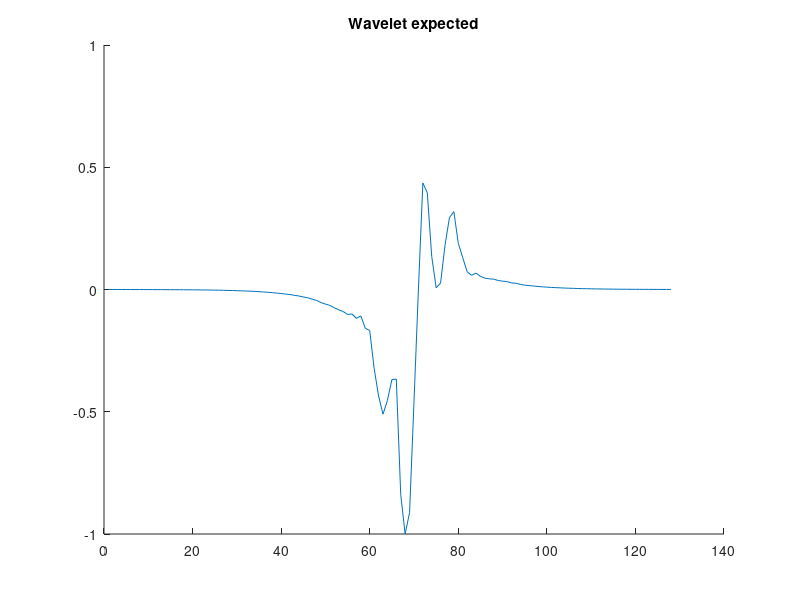

Source code (MATLAB):
waveletExpected = [0.019322079 0.012554984 0.005885306 -0.000671839 -0.007175236 -0.013779409 -0.020660665 -0.027800681 -0.035431087 -0.043570414 -0.052377116 -0.061995585 -0.072623231 -0.084209926 -0.097251996 -0.111736834 -0.127944946 -0.145994306 -0.166607574 -0.189281702 -0.215428412 -0.244654015 -0.277458847 -0.314262152 -0.357333958 -0.403885633 -0.458017558 -0.518104732 -0.587242365 -0.663104713 -0.755634487 -0.84940052 -0.964251816 -1.093648314 -1.243095875 -1.400389194 -1.594273686 -1.793315053 -2.035127163 -2.303975105 -2.602898359 -2.877584457 -3.342795849 -3.69749403 -4.264174461 -4.721249104 -5.551041126 -6.249576569 -7.467254162 -8.349274635 -9.081134796 -10.43216228 -11.62509251 -12.58404732 -14.25887394 -13.99946404 -16.52147865 -15.08329678 -22.10050201 -23.49255371 -45.11600494 -60.86043549 -71.27694702 -63.40471268 -51.55635834 -51.17304611 -117.1867523 -139.7748871 -127.4708786 -64.00489807 0.307118744 60.92036057 55.30944061 18.97298622 1.004962802 3.632177353 25.26402092 41.09282684 44.51229477 26.41497993 18.2532959 10.15377903 8.138824463 9.381646156 7.53448534 6.485860825 6.111604214 5.917312145 5.160083294 4.777605534 4.49775362 3.773621321 3.566401482 2.958048344 2.488067865 2.22142601 2.004015923 1.722438812 1.5282377 1.362329483 1.189235687 1.073856473 0.956122458 0.826020956 0.739469945 0.657148659 0.575150967 0.506319582 0.449510634 0.393026412 0.348900914 0.308705211 0.270048887 0.238370016 0.21120128 0.184916437 0.162525311 0.142909303 0.124751188 0.108941145 0.095040806 0.081943311 0.070494346 0.060263082 0.050690223 0.041966397 0.034001753 0.02643013];

reflectivity = [0 0 -0.002520927 0.059592243 0.032521963 0.008434446 -0.002022612 -0.006541095 -0.049511563 -0.053242601 -0.023340885 0.075489916 0.046341144 -0.015199308 0.005038367 -0.032028176 -0.033388454 0.029626912 0.001579659 -0.009063697 0.029338399 0.045072578 -0.021830905 -0.017165918 0.029578527 0.026469223 -0.01907677 -0.031069955 0.005279546 0.003418616 -0.03532882 0.001278824 0.048091922 0.002750556 -0.017770298 -0.029332971 0.017570078 0.009933985 -0.021025896 0.010027051 0.045213152 -0.072906129 -0.118634954 0.129523009 0.06008108 -0.018997509 -0.018084675 -0.014204856 0.007532171 -0.003569209 0.016254405 0.038737606 -0.002566617 -0.014596152 0.00044549 0.019000856 -0.006007635 -0.016322816 0.022987546 0.010590091 -0.094279639 -0.054811392 0.076088011 0.049001582 -0.008157439 -0.003175833 0.014687344 -0.002280862 -0.00403501 0.028707834 0.01482662 -0.028346112 -0.018132629 0.025048207 -0.021931227 -0.078740984 0.019996254 0.050585765 -0.028898139 -0.018371684 0.028637409 0.043023206 0.017765742 -0.022000557 0.005118215 -0.024489636 -0.067918308 0.04089671 0.052135497 0.01667369 0.000895174 -0.06702695 -0.038905535 -0.002910259 0.035156772 0.049929302 -0.033633523 0.011965918 0.10073629 0.023621002 -0.004663382 -0.02237425 -0.02783395 -0.00974802 0.013776862 0.006818505 -0.014226426 -0.005190856 0.006913296 0.003947558 -0.005754039 -0.061140314 -0.060837295 0.106018879 0.047725294 -0.016418837 0.000495038 0.002823618 -0.001412466 0.015475965 -0.008095371 -0.002916498 0.000733257 -0.02440026 -0.009667861 -0.004929046 0.019568199 0.009577884 -0.019128835 0.004913758 0.028641015 -0.085625783 -0.077046782 0.111775495 0.057768386];

numberOfReflectivitySamples = length(reflectivity)

%2.9533987 6.75019073 5.90670633 -0.843393445 -6.750009 -13.9229641 -17.7197552 -18.98387 -20.6708374 -17.7197552 
seismicTrace = [-20.6708374 -11.81314 9.08389E-05 -5.06304026 -3.79670119 5.063222 14.7666292 20.6710186 16.8742275 2.9533987 -10.969656 -13.9229641 0.8435751 16.0307426 18.98405 10.1241274 -5.06304026 -11.81314 -10.969656 -0.843393445 5.063222 -0.843393445 -10.1239462 -16.8740463 -16.8740463 -8.016348 5.90670633 21.9373589 24.890667 14.7666292 3.79688287 -3.79670119 -6.750009 -8.016348 -13.9229641 -16.0305614 -14.766448 -10.969656 2.9533987 16.0307426 11.8133221 9.08389E-05 -2.10973263 5.063222 13.0774355 18.98405 17.7177124 2.9533987 -8.859833 -13.0772533 -10.969656 9.08389E-05 13.9209194 13.9209194 6.75019073 -2.953217 -16.8740463 -16.0305614 -2.10973263 3.79688287 -2.953217 -13.0772533 -17.7197552 -10.1239462 2.1099143 8.860014 11.8133221 11.8133221 6.75019073 9.08389E-05 -2.10973263 -2.953217 -5.90652466 -8.016348 -6.750009 -2.10973263 -0.843393445 -3.79670119 -5.06304026 -2.10973263 -2.10973263 9.08389E-05 6.75019073 13.0774355 16.8742275 13.9209194 6.75019073 2.9533987 -0.843393445 -2.10973263 -2.10973263 -8.016348 -16.8740463 -23.6241455 -21.9371777 -16.0305614 -8.859833 -6.750009 -5.90652466 -5.90652466 -5.06304026 2.1099143 6.75019073 5.063222 3.79688287 5.90670633 10.1241274 19.8275356 30.7972813 29.9537983 13.9209194 0.8435751 -3.79670119 -5.90652466 -0.843393445 5.90670633 6.75019073 2.9533987 -0.843393445 -0.843393445 2.9533987 5.063222 5.90670633 2.1099143 -3.79670119 -5.90652466 -10.1239462 -16.0305614 -16.8740463 -17.7197552 -22.78066 -24.8904839 -21.9371777 -14.766448 -13.9229641];
%seismicTrace = seismicTrace / max(seismicTrace);

numberOfSeismicTraceSamples = length(seismicTrace)

figure;
hold on;
plot(waveletExpected/max(abs(waveletExpected)));
title('Wavelet expected');
%plot(reflectivity, 'r');
%plot(seismicTrace, 'g');